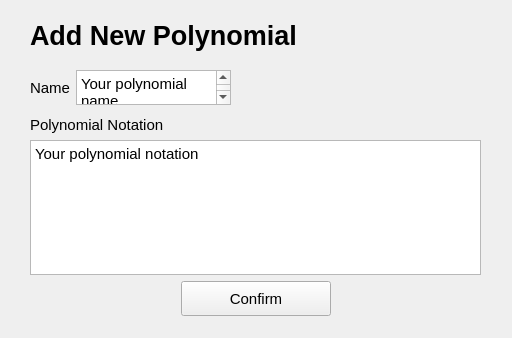
<?xml version="1.0" encoding="UTF-8"?>
<ui version="4.0">
 <class>AddPolynomialWidget</class>
 <widget class="QWidget" name="AddPolynomialWidget">
  <property name="geometry">
   <rect>
    <x>0</x>
    <y>0</y>
    <width>512</width>
    <height>338</height>
   </rect>
  </property>
  <property name="windowTitle">
   <string>Form</string>
  </property>
  <widget class="QLabel" name="widgetTitle">
   <property name="geometry">
    <rect>
     <x>30</x>
     <y>10</y>
     <width>341</width>
     <height>51</height>
    </rect>
   </property>
   <property name="font">
    <font>
     <pointsize>20</pointsize>
     <bold>true</bold>
    </font>
   </property>
   <property name="text">
    <string>Add New Polynomial</string>
   </property>
  </widget>
  <widget class="QWidget" name="verticalLayoutWidget">
   <property name="geometry">
    <rect>
     <x>30</x>
     <y>70</y>
     <width>451</width>
     <height>246</height>
    </rect>
   </property>
   <layout class="QVBoxLayout" name="contentLayout">
    <item>
     <layout class="QHBoxLayout" name="nameInputLayout">
      <item>
       <widget class="QLabel" name="nameText">
        <property name="font">
         <font>
          <pointsize>11</pointsize>
         </font>
        </property>
        <property name="text">
         <string>Name</string>
        </property>
       </widget>
      </item>
      <item>
       <widget class="QTextEdit" name="nameInputBox">
        <property name="sizePolicy">
         <sizepolicy hsizetype="Maximum" vsizetype="Fixed">
          <horstretch>0</horstretch>
          <verstretch>0</verstretch>
         </sizepolicy>
        </property>
        <property name="minimumSize">
         <size>
          <width>0</width>
          <height>0</height>
         </size>
        </property>
        <property name="maximumSize">
         <size>
          <width>16777215</width>
          <height>35</height>
         </size>
        </property>
        <property name="baseSize">
         <size>
          <width>0</width>
          <height>0</height>
         </size>
        </property>
        <property name="font">
         <font>
          <pointsize>11</pointsize>
         </font>
        </property>
        <property name="html">
         <string>&lt;!DOCTYPE HTML PUBLIC &quot;-//W3C//DTD HTML 4.0//EN&quot; &quot;http://www.w3.org/TR/REC-html40/strict.dtd&quot;&gt;
&lt;html&gt;&lt;head&gt;&lt;meta name=&quot;qrichtext&quot; content=&quot;1&quot; /&gt;&lt;meta charset=&quot;utf-8&quot; /&gt;&lt;style type=&quot;text/css&quot;&gt;
p, li { white-space: pre-wrap; }
hr { height: 1px; border-width: 0; }
li.unchecked::marker { content: &quot;\2610&quot;; }
li.checked::marker { content: &quot;\2612&quot;; }
&lt;/style&gt;&lt;/head&gt;&lt;body style=&quot; font-family:'Segoe UI'; font-size:11pt; font-weight:400; font-style:normal;&quot;&gt;
&lt;p style=&quot; margin-top:0px; margin-bottom:0px; margin-left:0px; margin-right:0px; -qt-block-indent:0; text-indent:0px;&quot;&gt;Your polynomial name&lt;/p&gt;&lt;/body&gt;&lt;/html&gt;</string>
        </property>
       </widget>
      </item>
      <item>
       <spacer name="nameSpacer">
        <property name="orientation">
         <enum>Qt::Orientation::Horizontal</enum>
        </property>
        <property name="sizeType">
         <enum>QSizePolicy::Policy::Fixed</enum>
        </property>
        <property name="sizeHint" stdset="0">
         <size>
          <width>250</width>
          <height>20</height>
         </size>
        </property>
       </spacer>
      </item>
     </layout>
    </item>
    <item>
     <spacer name="contentSpacer">
      <property name="orientation">
       <enum>Qt::Orientation::Vertical</enum>
      </property>
      <property name="sizeType">
       <enum>QSizePolicy::Policy::Fixed</enum>
      </property>
      <property name="sizeHint" stdset="0">
       <size>
        <width>20</width>
        <height>5</height>
       </size>
      </property>
     </spacer>
    </item>
    <item>
     <widget class="QLabel" name="polynomialNotationTitle">
      <property name="font">
       <font>
        <pointsize>11</pointsize>
       </font>
      </property>
      <property name="text">
       <string>Polynomial Notation</string>
      </property>
     </widget>
    </item>
    <item>
     <widget class="QTextEdit" name="polynomialNotationBox">
      <property name="sizePolicy">
       <sizepolicy hsizetype="Expanding" vsizetype="Minimum">
        <horstretch>0</horstretch>
        <verstretch>0</verstretch>
       </sizepolicy>
      </property>
      <property name="minimumSize">
       <size>
        <width>0</width>
        <height>100</height>
       </size>
      </property>
      <property name="font">
       <font>
        <pointsize>11</pointsize>
       </font>
      </property>
      <property name="html">
       <string>&lt;!DOCTYPE HTML PUBLIC &quot;-//W3C//DTD HTML 4.0//EN&quot; &quot;http://www.w3.org/TR/REC-html40/strict.dtd&quot;&gt;
&lt;html&gt;&lt;head&gt;&lt;meta name=&quot;qrichtext&quot; content=&quot;1&quot; /&gt;&lt;meta charset=&quot;utf-8&quot; /&gt;&lt;style type=&quot;text/css&quot;&gt;
p, li { white-space: pre-wrap; }
hr { height: 1px; border-width: 0; }
li.unchecked::marker { content: &quot;\2610&quot;; }
li.checked::marker { content: &quot;\2612&quot;; }
&lt;/style&gt;&lt;/head&gt;&lt;body style=&quot; font-family:'Segoe UI'; font-size:11pt; font-weight:400; font-style:normal;&quot;&gt;
&lt;p style=&quot; margin-top:0px; margin-bottom:0px; margin-left:0px; margin-right:0px; -qt-block-indent:0; text-indent:0px;&quot;&gt;Your polynomial notation&lt;/p&gt;&lt;/body&gt;&lt;/html&gt;</string>
      </property>
     </widget>
    </item>
    <item>
     <layout class="QHBoxLayout" name="confirmLayout">
      <item>
       <spacer name="confirmLeftSpacer">
        <property name="orientation">
         <enum>Qt::Orientation::Horizontal</enum>
        </property>
        <property name="sizeHint" stdset="0">
         <size>
          <width>40</width>
          <height>20</height>
         </size>
        </property>
       </spacer>
      </item>
      <item>
       <widget class="QPushButton" name="confirmButton">
        <property name="minimumSize">
         <size>
          <width>150</width>
          <height>35</height>
         </size>
        </property>
        <property name="font">
         <font>
          <pointsize>11</pointsize>
         </font>
        </property>
        <property name="text">
         <string>Confirm</string>
        </property>
       </widget>
      </item>
      <item>
       <spacer name="confrimRightSpacer">
        <property name="orientation">
         <enum>Qt::Orientation::Horizontal</enum>
        </property>
        <property name="sizeHint" stdset="0">
         <size>
          <width>40</width>
          <height>20</height>
         </size>
        </property>
       </spacer>
      </item>
     </layout>
    </item>
   </layout>
  </widget>
 </widget>
 <resources/>
 <connections/>
</ui>
